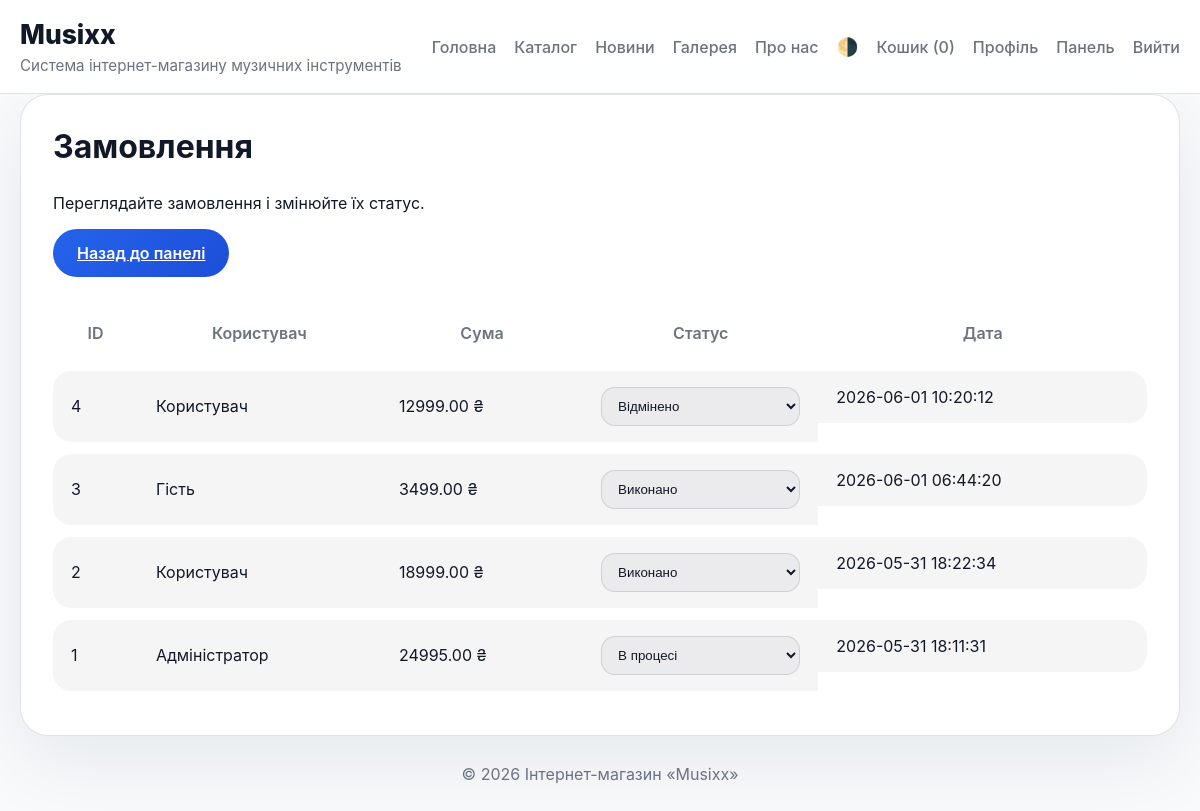
The app's page /index.php?route=module&name=orders (signed in), older data.
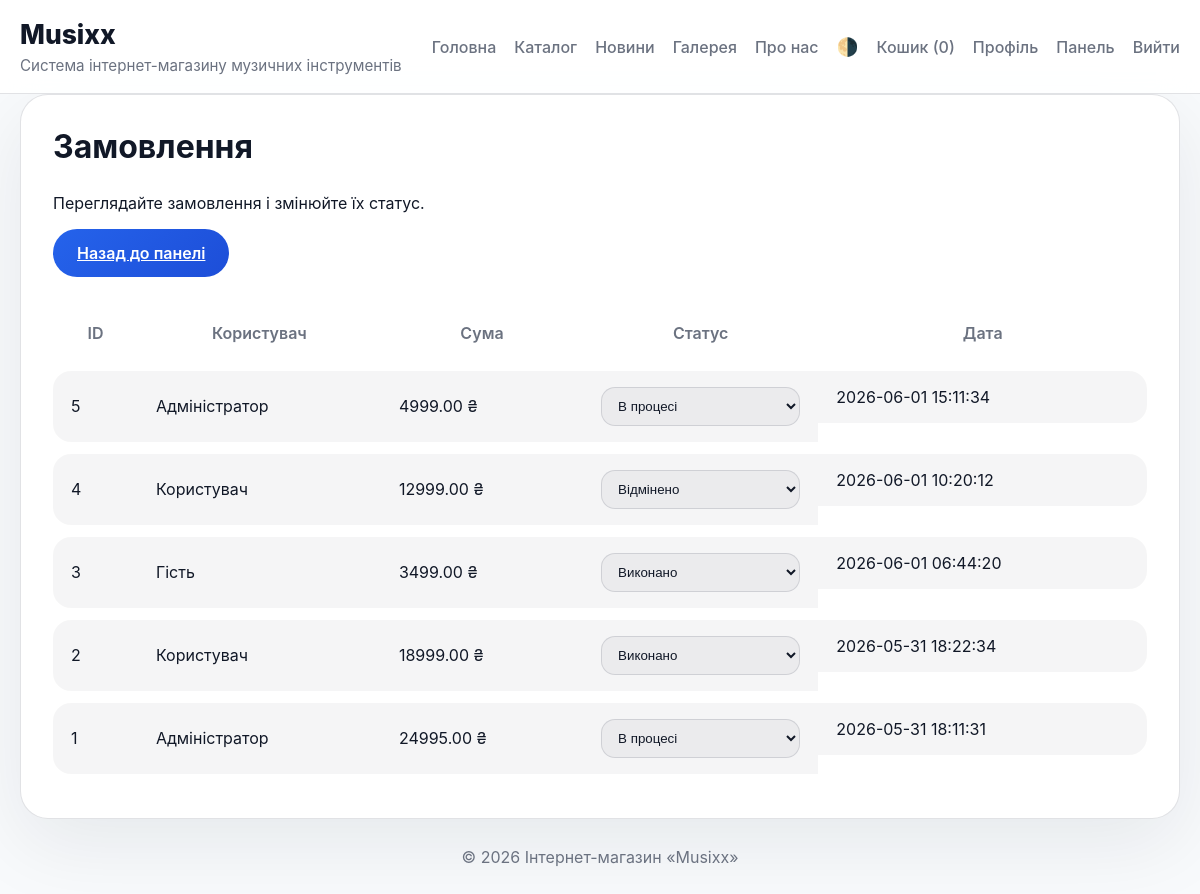
The same page, newer data.
### tables this page shows
CREATE TABLE orders (
    id INTEGER PRIMARY KEY AUTOINCREMENT,
    user_id INTEGER,
    total REAL NOT NULL,
    created_at TEXT NOT NULL
, status TEXT DEFAULT 'in_process');

CREATE TABLE users (
    id INTEGER PRIMARY KEY AUTOINCREMENT,
    name TEXT NOT NULL,
    email TEXT NOT NULL,
    role TEXT NOT NULL,
    registered TEXT NOT NULL
, login TEXT DEFAULT '', password TEXT DEFAULT '', avatar TEXT DEFAULT '');

### app/Core/Controller.php (called while the page is built, shortened)
<?php
class Controller
{
    protected function renderLayout(string $contentView, array $params = [])
    {
        $content = function () use ($contentView, $params) {
            extract($params, EXTR_SKIP);
            require __DIR__ . '/../Views/' . $contentView . '.php';
        };
        require __DIR__ . '/../Views/layout.php';
    }
}

### app/Controllers/AdminController.php (called while the page is built, shortened)
<?php
require_once __DIR__ . '/../Core/Controller.php';
require_once __DIR__ . '/../Core/Auth.php';
class AdminController extends Controller
{
    private $modules = [
        'products' => 'Каталог продукції',
        'orders' => 'Замовлення',
        'news' => 'Новини',
        'users' => 'Користувачі сайту',
        'gallery' => 'Фотогалерея'
    ];
    public function module()
    {
        $module = $_GET['name'] ?? 'products';
        $data = $this->loadModuleData($module);
        $this->renderLayout('admin/' . $module, [
            'module' => $module,
            'title' => $this->modules[$module],
            'items' => $data
        ]);
    }
    private function loadModuleData(string $module): array
    {
        switch ($module) {
            case 'orders':
                $db = Database::getInstance()->getConnection();
                $stmt = $db->query('SELECT o.id, o.user_id, o.total, o.status, o.created_at, u.name AS user_name FROM orders o LEFT JOIN users u ON u.id = o.user_id ORDER BY o.created_at DESC');
                return $stmt->fetchAll(PDO::FETCH_ASSOC);
        }
    }
}

### app/Core/Auth.php (called while the page is built, shortened)
<?php
class Auth
{
    public static function check(): bool
    {
        return !empty($_SESSION[self::SESSION_ROLE]);
    }
    public static function isAdmin(): bool
    {
        return isset($_SESSION[self::SESSION_ROLE]) && $_SESSION[self::SESSION_ROLE] === 'admin';
    }
    public static function getUserName(): ?string
    {
        return $_SESSION[self::SESSION_NAME] ?? null;
    }
}

### app/Core/Database.php (called while the page is built, shortened)
<?php
class Database
{
    private static $instance = null;
    private $pdo;
    private function __construct()
    {
        $path = __DIR__ . '/../../db/database.sqlite';
        $this->pdo = new PDO('sqlite:' . $path);
        $this->pdo->setAttribute(PDO::ATTR_ERRMODE, PDO::ERRMODE_EXCEPTION);
        $this->pdo->exec('PRAGMA foreign_keys = ON');
        $this->initialize();
    }
    public static function getInstance(): Database
    {
        if (self::$instance === null) {
            self::$instance = new Database();
        }
        return self::$instance;
    }
    private function initialize()
    {
        $this->syncJsonFilesFromDatabase();
    }
    private function syncJsonFilesFromDatabase()
    {
        $tables = ['products', 'news', 'users', 'gallery', 'pages'];
        foreach ($tables as $table) {
            $stmt = $this->pdo->query('SELECT * FROM ' . $table . ' ORDER BY id ASC');
            $items = $stmt->fetchAll(PDO::FETCH_ASSOC);
        }
    }
    private function normalizeUserRoles()
    {
        $this->pdo->exec("UPDATE users SET role = 'user' WHERE role NOT IN ('admin', 'user') OR role IS NULL OR role = ''");
    }
}

### app/Views/admin/orders.php (the view)
<section class="admin-module admin-orders">
    <div class="module-header">
        <div>
            <h1><?= htmlspecialchars($title) ?></h1>
            <p>Переглядайте замовлення і змінюйте їх статус.</p>
        </div>
        <div class="admin-actions">
            <a class="button" href="index.php?route=admin">Назад до панелі</a>
        </div>
    </div>
    <div class="table-wrap">
        <table class="data-table" data-module="orders">
            <thead>
                <tr>
                    <th>ID</th>
                    <th>Користувач</th>
                    <th>Сума</th>
                    <th>Статус</th>
                    <th>Дата</th>
                </tr>
            </thead>
            <tbody>
                <?php foreach ($items as $item): ?>
                    <tr data-id="<?= intval($item['id']) ?>">
                        <td><?= intval($item['id']) ?></td>
                        <td><?= htmlspecialchars($item['user_name'] ?: 'Гість') ?></td>
                        <td><?= htmlspecialchars(number_format((float) $item['total'], 2, '.', '')) ?> ₴</td>
                        <td>
                            <select class="order-status" data-id="<?= intval($item['id']) ?>">
                                <option value="in_process" <?= $item['status'] === 'in_process' ? 'selected' : '' ?>>В процесі</option>
                                <option value="completed" <?= $item['status'] === 'completed' ? 'selected' : '' ?>>Виконано</option>
                                <option value="cancelled" <?= $item['status'] === 'cancelled' ? 'selected' : '' ?>>Відмінено</option>
                            </select>
                        </td>
                        <td><?= htmlspecialchars($item['created_at']) ?></td>
                    </tr>
                <?php endforeach; ?>
            </tbody>
        </table>
    </div>
</section>

### index.php (shortened to what this page needs)
<?php
require_once __DIR__ . '/app/Core/Database.php';
require_once __DIR__ . '/app/Core/Controller.php';
require_once __DIR__ . '/app/Core/Auth.php';
require_once __DIR__ . '/app/Controllers/AdminController.php';
$path = isset($_GET['route']) ? $_GET['route'] : 'home';
switch ($path) {
    case 'module':
        $controller = new AdminController();
        $controller->module();
        break;
}

### app/Views/layout.php (shortened to what this page needs)
<!DOCTYPE html>
<html lang="uk">
<head>
    <link rel="stylesheet" href="assets/css/style.css">
</head>
<body data-user-role="<?= Auth::isAdmin() ? 'admin' : (Auth::check() ? 'user' : 'guest') ?>" data-user-name="<?= htmlspecialchars(Auth::getUserName() ?? '', ENT_QUOTES, 'UTF-8') ?>">
<header class="site-header">
    <div class="container header-inner">
        <div>
            <a href="index.php" class="brand">Musixx</a>
            <p class="subtitle">Система інтернет-магазину музичних інструментів</p>
        </div>
        <nav>
            <a href="index.php">Головна</a>
            <a href="index.php?route=catalog">Каталог</a>
            <a href="index.php?route=news">Новини</a>
            <a href="index.php?route=gallery">Галерея</a>
            <a href="index.php?route=page&slug=about-us">Про нас</a>
            <a href="javascript:void(0)" id="theme-toggle" title="Перемкнути тему">🌗</a>
            <a href="javascript:void(0)" id="cart-link">Кошик (<span id="cart-count">0</span>)</a>
            <?php if (Auth::check()): ?>
                <a href="index.php?route=profile">Профіль</a>
                <?php if (Auth::isAdmin()): ?>
                    <a href="index.php?route=admin">Панель</a>
                <?php endif; ?>
                <a href="index.php?route=logout">Вийти</a>
            <?php else: ?>
                <a href="index.php?route=login">Увійти</a>
                <a href="index.php?route=register">Реєстрація</a>
            <?php endif; ?>
        </nav>
    </div>
</header>
<main class="container">
    <?php $content(); ?>
</main>
<footer class="footer">
    <div class="container">© 2026 Інтернет-магазин «Musixx»</div>
</footer>
</body>
</html>

### assets/css/style.css (style rules this page uses)
:root { --bg: #f8fafc; --surface: #ffffff; --surface-soft: rgba(15, 23, 42, 0.04); --text: #111827; --text-muted: #6b7280; --primary: #2563eb; --primary-dark: #1d4ed8; --accent: #1d4ed8; --border: rgba(15, 23, 42, 0.12); --shadow: 0 24px 80px rgba(15, 23, 42, 0.08); }
* { box-sizing: border-box; }
html { scroll-behavior: smooth; }
body { margin: 0; min-height: 100vh; font-family: 'Inter', system-ui, -apple-system, BlinkMacSystemFont, 'Segoe UI', sans-serif; background: var(--bg); color: var(--text); }
.container { width: min(1240px, 100% - 40px); margin: 0 auto; }
.site-header { padding: 18px 0; position: sticky; top: 0; z-index: 20; backdrop-filter: blur(18px); background: rgba(255, 255, 255, 0.9); border-bottom: 1px solid var(--border); }
.header-inner { display: flex; align-items: center; justify-content: space-between; gap: 18px; }
.brand { font-size: 1.65rem; font-weight: 800; color: var(--text); text-decoration: none; }
.subtitle { margin: 6px 0 0; font-size: 0.95rem; color: var(--text-muted); }
nav { display: flex; align-items: center; gap: 18px; }
nav a { color: var(--text-muted); text-decoration: none; font-weight: 500; }
nav a#theme-toggle { font-size: 1.1rem; }
.profile-page, .admin-orders { padding: 24px 0; }
.data-table select.order-status { width: 100%; padding: 10px 12px; border-radius: 14px; border: 1px solid var(--border); background: var(--surface-soft); color: var(--text); cursor: pointer; position: relative; z-index: 99; }
select option { background-color: #0c152b !important; color: #f8fafc !important; }
html:not([data-theme='dark']) select option { background-color: #ffffff !important; color: #111827 !important; }
nav a#cart-link { position: relative; }
button, .button { border: none; border-radius: 999px; background: linear-gradient(135deg, var(--primary), var(--primary-dark)); color: #fff; font-weight: 600; padding: 14px 24px; cursor: pointer; display: inline-flex; align-items: center; justify-content: center; }
.admin-panel, .auth-card, .admin-module { background: var(--surface); border: 1px solid var(--border); box-shadow: var(--shadow); border-radius: 28px; padding: 32px; }
.admin-panel h1, .auth-card h1, .admin-module h1 { margin-top: 0; font-size: 2rem; }
.data-table td:last-child { display: flex; flex-direction: column; gap: 8px; align-items: stretch; min-width: 130px; }
.data-table { width: 100%; border-collapse: separate; border-spacing: 0 12px; margin-top: 18px; }
.data-table th, .data-table td { border: none; padding: 16px 18px; background: var(--surface-soft); color: var(--text); overflow: visible !important; }
.data-table th { background: transparent; color: var(--text-muted); font-weight: 600; }
.data-table tr { position: relative; }
.data-table tr th:first-child, .data-table tr td:first-child { border-top-left-radius: 18px; border-bottom-left-radius: 18px; }
.data-table tr th:last-child, .data-table tr td:last-child { border-top-right-radius: 18px; border-bottom-right-radius: 18px; }
.table-wrap { overflow-x: visible; }
.footer { padding: 28px 0; color: var(--text-muted); text-align: center; }

Row changes from the older to the newer data that the page shows:
added orders: id "5", user.name "Адміністратор", total "4999.00", status+id "В процесі", created_at "2026-06-01 15:11:34"
